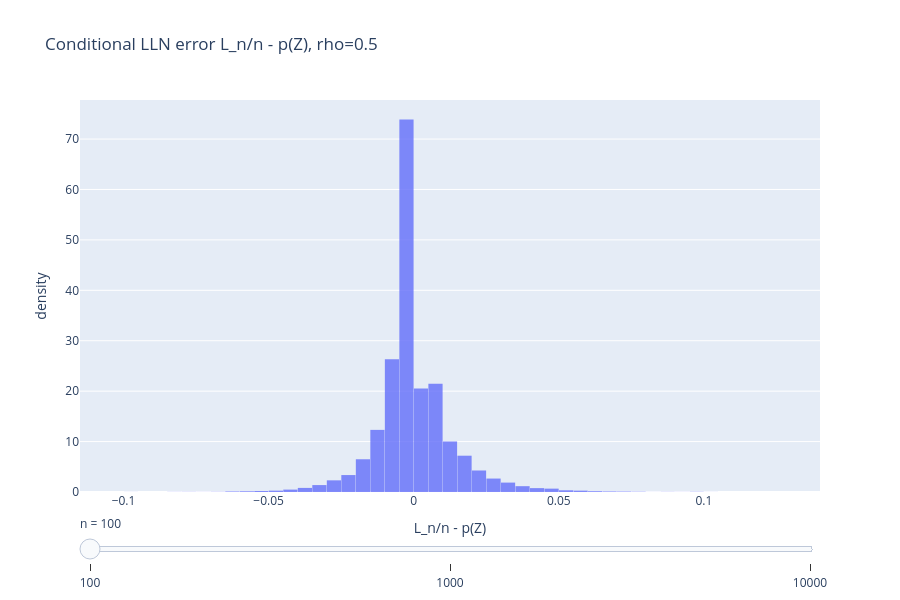

Write notebook code for a chart like this one.
### Code cell
rho = 0.5
sample_size_lln = 30_000

fig = go.Figure()

for i, n_lln in enumerate(n_values):
    rng = np.random.default_rng(BASE_SEED)

    losses, factors, conditional_ps = sample_gaussian_copula_losses(
        n=n_lln,
        p=p,
        rho=rho,
        sample_size=sample_size_lln,
        rng=rng,
    )

    loss_rates = losses / n_lln
    errors = loss_rates - conditional_ps

    fig.add_trace(
        go.Histogram(
            x=errors,
            nbinsx=90,
            histnorm="probability density",
            name=f"n={n_lln}",
            visible=(i == 0),
            opacity=0.8,
            hovertemplate="error=%{x:.4f}<br>density=%{y:.3f}<extra></extra>",
        )
    )

steps = []
for i, n_lln in enumerate(n_values):
    visible = [False] * len(n_values)
    visible[i] = True
    steps.append(
        dict(
            method="update",
            args=[
                {"visible": visible},
                {"title": fr"Conditional LLN error L_n/n - p(Z), n={n_lln}, rho={rho}"},
            ],
            label=str(n_lln),
        )
    )

fig.update_layout(
    title=fr"Conditional LLN error L_n/n - p(Z), rho={rho}",
    xaxis_title=r"L_n/n - p(Z)",
    yaxis_title="density",
    height=600,
    bargap=0.02,
    sliders=[dict(active=0, currentvalue={"prefix": "n = "}, steps=steps)],
)

fig.show()
# export_interactive_figure(fig, "03_conditional_lln_error_slider.html")

### Figure 1 — Plotly figure (JSON) as saved in the notebook; plotly's stock layout.template omitted (floating-point values rounded to 4 significant figures; data arrays with more than 128 entries replaced by an {"elided": "..."} marker saying what was removed)
{"data": [{"histnorm": "probability density", "hovertemplate": "error=%{x:.4f}<br>density=%{y:.3f}<extra></extra>", "name": "n=100", "nbinsx": 90, "opacity": 0.8, "type": "histogram", "visible": true, "x": {"elided": "30000 float values"}}, {"histnorm": "probability density", "hovertemplate": "error=%{x:.4f}<br>density=%{y:.3f}<extra></extra>", "name": "n=1000", "nbinsx": 90, "opacity": 0.8, "type": "histogram", "visible": false, "x": {"elided": "30000 float values"}}, {"histnorm": "probability density", "hovertemplate": "error=%{x:.4f}<br>density=%{y:.3f}<extra></extra>", "name": "n=10000", "nbinsx": 90, "opacity": 0.8, "type": "histogram", "visible": false, "x": {"elided": "30000 float values"}}], "layout": {"bargap": 0.02, "height": 600, "sliders": [{"active": 0, "currentvalue": {"prefix": "n = "}, "steps": [{"args": [{"visible": [true, false, false]}, {"title": "Conditional LLN error L_n/n - p(Z), n=100, rho=0.5"}], "label": "100", "method": "update"}, {"args": [{"visible": [false, true, false]}, {"title": "Conditional LLN error L_n/n - p(Z), n=1000, rho=0.5"}], "label": "1000", "method": "update"}, {"args": [{"visible": [false, false, true]}, {"title": "Conditional LLN error L_n/n - p(Z), n=10000, rho=0.5"}], "label": "10000", "method": "update"}]}], "title": {"text": "Conditional LLN error L_n/n - p(Z), rho=0.5"}, "xaxis": {"title": {"text": "L_n/n - p(Z)"}}, "yaxis": {"title": {"text": "density"}}}}
